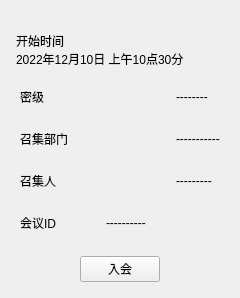
                      <widget class="QWidget" name="widget_item3" native="true">
                       <property name="maximumSize">
                        <size>
                         <width>966</width>
                         <height>902</height>
                        </size>
                       </property>
                       <layout class="QVBoxLayout" name="verticalLayout_7">
                        <property name="topMargin">
                         <number>7</number>
                        </property>
                        <property name="bottomMargin">
                         <number>7</number>
                        </property>
                        <item>
                         <widget class="QWidget" name="widget_20" native="true">
                          <property name="styleSheet">
                           <string notr="true">background:none;</string>
                          </property>
                          <layout class="QHBoxLayout" name="horizontalLayout_11">
                           <property name="spacing">
                            <number>0</number>
                           </property>
                           <property name="topMargin">
                            <number>0</number>
                           </property>
                           <property name="bottomMargin">
                            <number>0</number>
                           </property>
                           <item alignment="Qt::AlignHCenter">
                            <widget class="QLabel" name="lab_title2">
                             <property name="text">
                              <string/>
                             </property>
                            </widget>
                           </item>
                          </layout>
                         </widget>
                        </item>
                        <item>
                         <widget class="QWidget" name="widget_21" native="true">
                          <property name="styleSheet">
                           <string notr="true">background:none;</string>
                          </property>
                          <layout class="QVBoxLayout" name="verticalLayout_6">
                           <property name="spacing">
                            <number>0</number>
                           </property>
                           <property name="leftMargin">
                            <number>5</number>
                           </property>
                           <property name="topMargin">
                            <number>5</number>
                           </property>
                           <property name="rightMargin">
                            <number>5</number>
                           </property>
                           <property name="bottomMargin">
                            <number>5</number>
                           </property>
                           <item>
                            <widget class="QLabel" name="lab_t8">
                             <property name="text">
                              <string>开始时间</string>
                             </property>
                            </widget>
                           </item>
                           <item>
                            <widget class="QLabel" name="start_time2">
                             <property name="text">
                              <string>2022年12月10日 上午10点30分</string>
                             </property>
                            </widget>
                           </item>
                          </layout>
                         </widget>
                        </item>
                        <item alignment="Qt::AlignLeft">
                         <widget class="QWidget" name="widget_19" native="true">
                          <property name="styleSheet">
                           <string notr="true">background:none;</string>
                          </property>
                          <layout class="QHBoxLayout" name="horizontalLayout_10">
                           <item alignment="Qt::AlignLeft">
                            <widget class="QLabel" name="lab_t6">
                             <property name="minimumSize">
                              <size>
                               <width>150</width>
                               <height>0</height>
                              </size>
                             </property>
                             <property name="maximumSize">
                              <size>
                               <width>150</width>
                               <height>16777215</height>
                              </size>
                             </property>
                             <property name="text">
                              <string>密级         </string>
                             </property>
                            </widget>
                           </item>
                           <item>
                            <widget class="QLabel" name="security2">
                             <property name="text">
                              <string>--------</string>
                             </property>
                            </widget>
                           </item>
                          </layout>
                         </widget>
                        </item>
                        <item alignment="Qt::AlignLeft">
                         <widget class="QWidget" name="widget_18" native="true">
                          <property name="styleSheet">
                           <string notr="true">background:none;</string>
                          </property>
                          <layout class="QHBoxLayout" name="horizontalLayout_9">
                           <item>
                            <widget class="QLabel" name="lab_t5">
                             <property name="minimumSize">
                              <size>
                               <width>150</width>
                               <height>0</height>
                              </size>
                             </property>
                             <property name="maximumSize">
                              <size>
                               <width>150</width>
                               <height>16777215</height>
                              </size>
                             </property>
                             <property name="text">
                              <string>召集部门     </string>
                             </property>
                            </widget>
                           </item>
                           <item alignment="Qt::AlignLeft">
                            <widget class="QLabel" name="bur_bumen2">
                             <property name="text">
                              <string>-----------</string>
                             </property>
                            </widget>
                           </item>
                          </layout>
                         </widget>
                        </item>
                        <item alignment="Qt::AlignLeft">
                         <widget class="QWidget" name="widget_22" native="true">
                          <property name="styleSheet">
                           <string notr="true">background:none;</string>
                          </property>
                          <layout class="QHBoxLayout" name="horizontalLayout_12">
                           <item>
                            <widget class="QLabel" name="lab_t7">
                             <property name="minimumSize">
                              <size>
                               <width>150</width>
                               <height>0</height>
                              </size>
                             </property>
                             <property name="maximumSize">
                              <size>
                               <width>150</width>
                               <height>16777215</height>
                              </size>
                             </property>
                             <property name="text">
                              <string>召集人       </string>
                             </property>
                            </widget>
                           </item>
                           <item>
                            <widget class="QLabel" name="sponsor2">
                             <property name="text">
                              <string>---------</string>
                             </property>
                            </widget>
                           </item>
                          </layout>
                         </widget>
                        </item>
                        <item alignment="Qt::AlignLeft">
                         <widget class="QWidget" name="widget_10" native="true">
                          <property name="styleSheet">
                           <string notr="true">background:none; </string>
                          </property>
                          <layout class="QHBoxLayout" name="horizontalLayout_22">
                           <item>
                            <widget class="QLabel" name="lab_t21">
                             <property name="minimumSize">
                              <size>
                               <width>80</width>
                               <height>0</height>
                              </size>
                             </property>
                             <property name="maximumSize">
                              <size>
                               <width>16777215</width>
                               <height>16777215</height>
                              </size>
                             </property>
                             <property name="text">
                              <string>会议ID</string>
                             </property>
                            </widget>
                           </item>
                           <item>
                            <widget class="QLabel" name="meetingId2">
                             <property name="text">
                              <string>----------</string>
                             </property>
                            </widget>
                           </item>
                          </layout>
                         </widget>
                        </item>
                        <item alignment="Qt::AlignHCenter">
                         <widget class="QWidget" name="widget_btn2" native="true">
                          <layout class="QHBoxLayout" name="horizontalLayout_25">
                           <item>
                            <widget class="QPushButton" name="btnMeeting2">
                             <property name="text">
                              <string>入会</string>
                             </property>
                            </widget>
                           </item>
                          </layout>
                         </widget>
                        </item>
                       </layout>
                      </widget>
